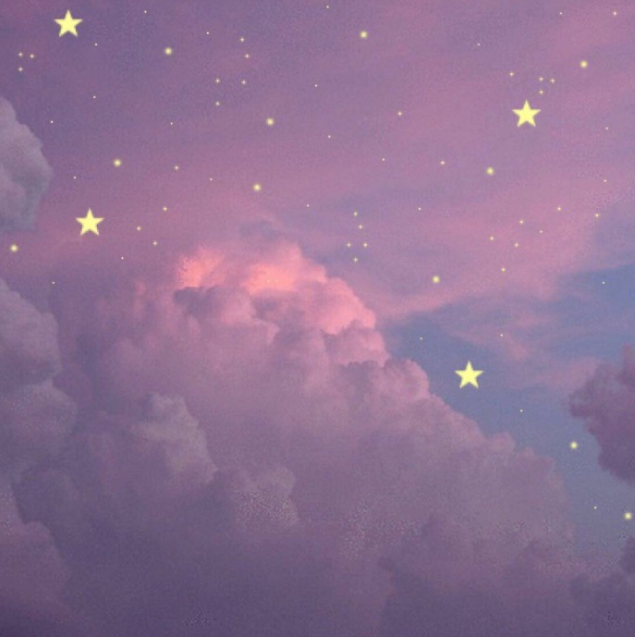
#> input picture pics/demo.png, 635 x 637 px
$ python add_text.py
#> lines starting #> are read from the running program, lines starting #| are printed output that depends on the picture
# -*- coding: utf-8 -*-

from PIL import Image, ImageDraw, ImageFont


font = ImageFont.truetype('./fonts/Italic.ttf', 20)
image = Image.open('./pics/demo.png')
#> image is the input picture: PIL image 635x637 RGBA; mean R, G, B, A 142.4, 113.3, 146, 255
draw = ImageDraw.Draw(image)
draw.text((100, 200), 'Hello world', (255, 255, 255), font=font)
image.save('./output/new_img.png')
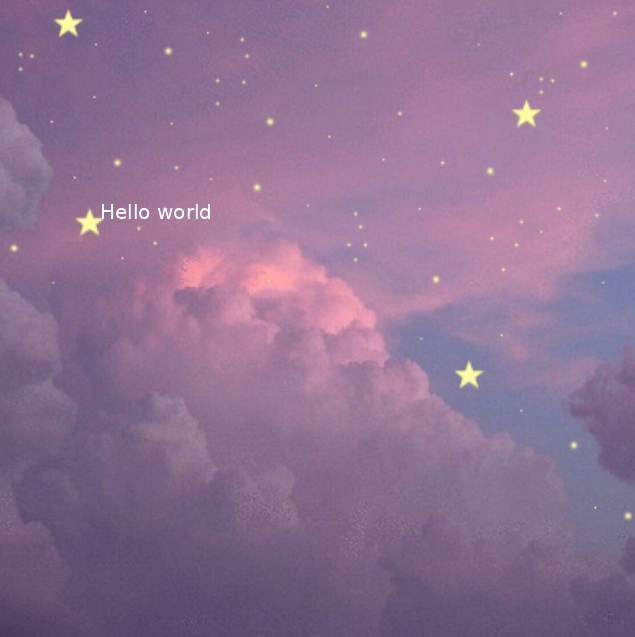
#> saved as new_img.png: PIL image 635x637 RGBA; mean R, G, B, A 142.5, 113.5, 146.1, 255
